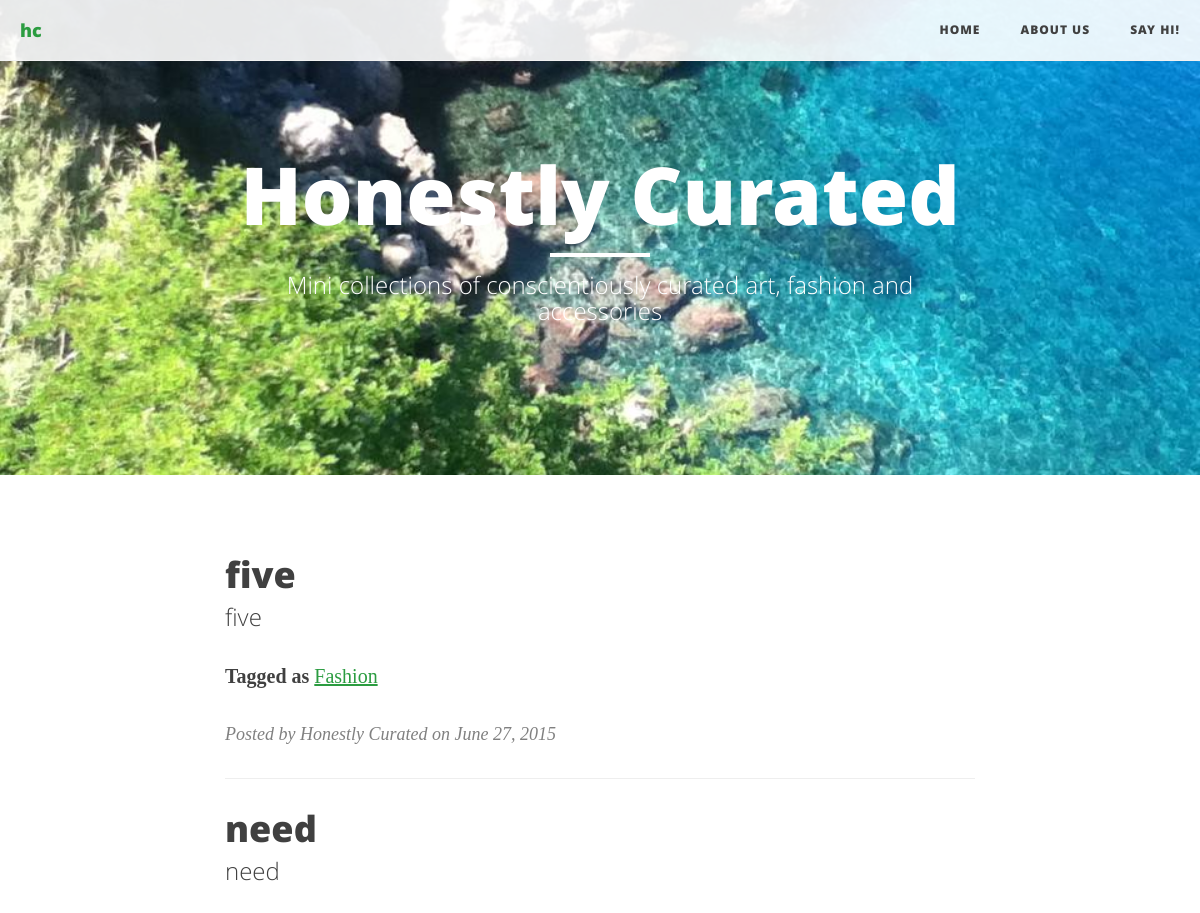
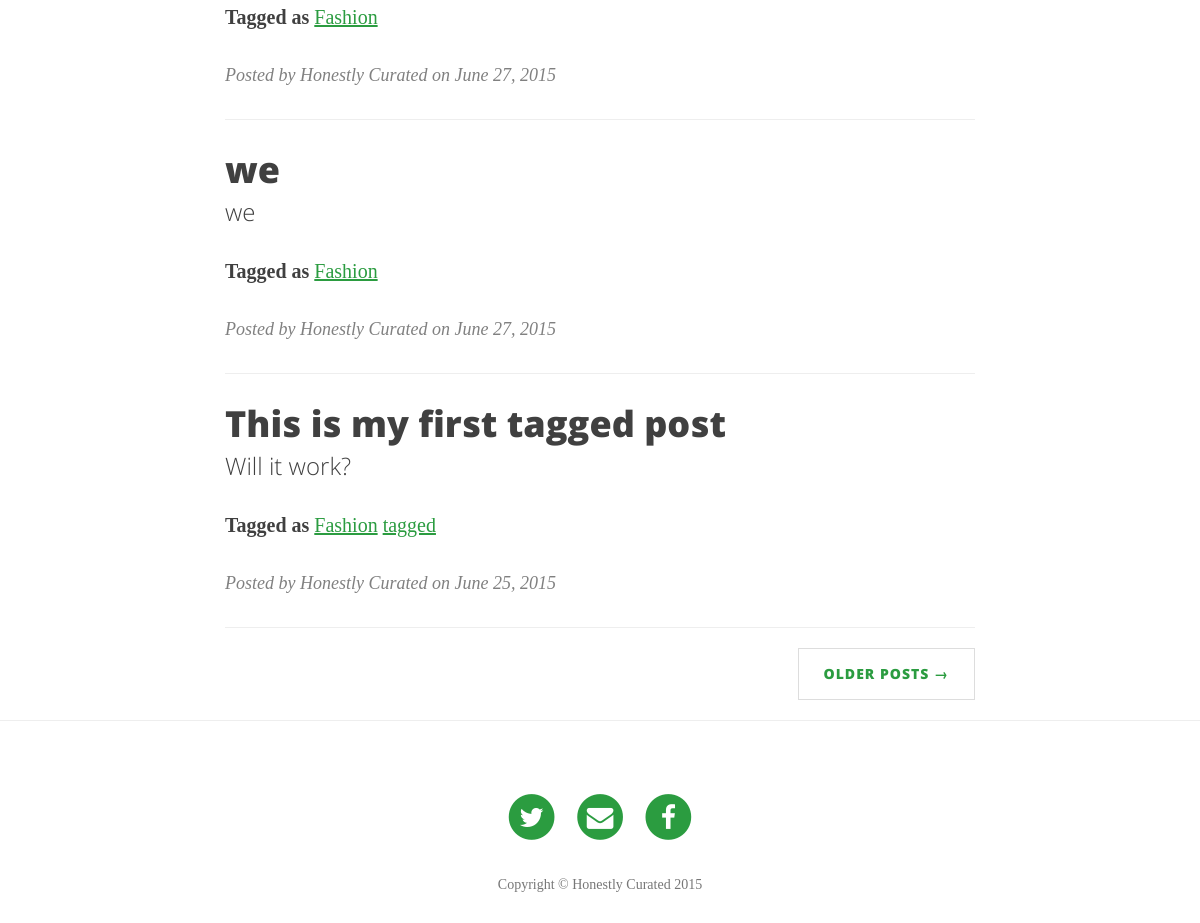
Page /?page=1&tag=fashion on the committed database (2 pictures, top to bottom).
### blog/models.py (models this page shows, shortened)
class Page(models.Model):
    title = models.CharField(max_length=255, unique=True)
    subtitle = models.CharField(max_length=255, null=True, blank=True)
    slug = models.SlugField(max_length=255, unique=True)
    order = models.IntegerField(unique=True)
    content = RedactorField(verbose_name=u'Text')
    published = models.BooleanField(default=True)
    class Meta:
        ordering = ['order']
    def get_absolute_url(self):
        return reverse('blog.views.page',args=[self.slug])

class Post(models.Model):
    title = models.CharField(max_length=255)
    slug = models.SlugField(unique=True,
                            max_length=255)
    description = models.CharField(max_length=255, null=True, blank=True,help_text="Leave blank for auto-fill")
    author = models.CharField(max_length=255,default="Honestly Curated")
    content = RedactorField(verbose_name=u'Text')
    published = models.BooleanField(default=True)
    created = models.DateTimeField(auto_now_add=True)
    tag = models.ManyToManyField(Tag, related_name="posts", related_query_name="post", blank=True)
    class Meta:
        ordering = ['-created']
    def get_absolute_url(self):
        return reverse('blog.views.post',args=[self.slug])

class Tag(models.Model):
    name = models.CharField(max_length=255, unique=True)
    slug = models.SlugField(max_length=255, unique=True)
    class Meta:
        ordering = ['name']

### blog/views.py (the view)
# urls.py: url(r'^$','blog.views.index'),
def index(request):
    tagParam = request.GET.get('tag')
    if tagParam:
        post_list = Post.objects.filter(published=True, tag__slug=tagParam)
    else:
        post_list = Post.objects.filter(published=True)
    paginator = Paginator(post_list,4) # Show 4 posts per page
    page = request.GET.get('page')
    try:
        posts = paginator.page(page)
    except PageNotAnInteger:
        posts = paginator.page(1)
    except EmptyPage:
        posts = paginator.page(paginator.num_pages)
    for post in posts:
        post.tags = Tag.objects.filter(post__slug=post.slug)
    pages = Page.objects.filter(published=True)
    return render(request,'blog/index.html',{'posts':posts,'tagParam':tagParam,'pages':pages,'MEDIA_URL':settings.MEDIA_URL})

### random_image/templatetags/random_image.py (called while the page is built)
@register.simple_tag
def random_image(image_dir):
    try:
        valid_extensions = settings.RANDOM_IMAGE_EXTENSIONS
    except AttributeError:
        valid_extensions = ['.jpg','.jpeg','.png','.gif',]
    if image_dir:
        rel_dir = image_dir
    else:
        rel_dir = settings.RANDOM_IMAGE_DIR
    rand_dir = os.path.join(settings.MEDIA_ROOT, rel_dir)
    files = [f for f in os.listdir(rand_dir) if os.path.splitext(f)[1] in valid_extensions]
    return os.path.join(rel_dir, random.choice(files))

### hc/templates/blog/index.html (shortened to what this page needs)
{% extends 'blog/base.html' %}
    {% load staticfiles %}
    {% load random_image %}
    {% block content %}
    <header class="intro-header" style="background-image: url('{{MEDIA_URL}}{% random_image "blog" %}')">
        <div class="container">
            <div class="row">
                <div class="col-lg-8 col-lg-offset-2 col-md-10 col-md-offset-1">
                    <div class="site-heading">
                        <h1>Honestly Curated</h1>
                        <hr class="small">
                        <span class="subheading">Mini collections of conscientiously curated art, fashion and accessories</span>
                    </div>
                </div>
            </div>
        </div>
    </header>
    <div class="container">
        <div class="row">
            <div class="col-lg-8 col-lg-offset-2 col-md-10 col-md-offset-1">
                {% for post in posts %}
                <div class="post-preview">
                    <a href="{{post.get_absolute_url}}">
                        <h2 class="post-title">
                            {{post.title}}
                        </h2>
                        <h3 class="post-subtitle">
                            {{post.description}}
                        </h3>
                    </a>
                    {% if post.tags %}
                    <p class="tags">
                        <strong>Tagged as </strong>
                        {% for tag in post.tags %}
                            <a href="{% url 'blog.views.index' %}?page=1&tag={{tag.slug}}">{{tag.name}}</a>
                        {% endfor %}
                    </p>
                    {% endif %}
                    <p class="post-meta">Posted by {{post.author}} on
                        <time datetime="{{post.created|date:"c"}}">
                            {{post.created|date}}
                        </time>
                    </p>
                </div>
                <hr>
                {% endfor %}
                <ul class="pager">
                    {% if posts.has_next %}
                        <li class="next">
                            {% if tagParam %}
                            <a href="?page={{ posts.next_page_number }}&tag={{tagParam}}">Older Posts &rarr;</a>
                            {% else %}
                            <a href="?page={{ posts.next_page_number }}">Older Posts &rarr;</a>
                            {% endif %}
                        </li>
                    {% endif %}
                </ul>
            </div>
        </div>
    </div>
    <hr>
    {% endblock %}

### hc/templates/blog/base.html (shortened to what this page needs)
<!DOCTYPE html>
    <html>
        <head>
            {% load staticfiles %}
            {% load compress %}
            {% compress css %}
            <link href="{% static "blog/css/bootstrap.min.css" %}" rel="stylesheet">
            <link href="{% static "blog/css/clean-blog.min.css" %}" rel="stylesheet">
            <link href="{% static "blog/css/font-awesome.min.css" %}" rel="stylesheet" type="text/css">
            <link href="{% static "blog/css/font-lora.css" %}" rel='stylesheet' type='text/css'>
            <link href="{% static "blog/css/font-open-sans.css" %}" rel='stylesheet' type='text/css'>
            {% endcompress %}
            </head>
        <body>
            <nav class="navbar navbar-default navbar-custom navbar-fixed-top is-fixed is-visible">
                <div class="container-fluid">
                    <div class="navbar-header page-scroll">
                        <a class="navbar-brand" href="{% url 'blog.views.index' %}">hc</a>
                    </div>
                    <div class="collapse navbar-collapse" id="bs-example-navbar-collapse-1">
                        <ul class="nav navbar-nav navbar-right">
                            <li>
                                <a href="{% url 'blog.views.index' %}">Home</a>
                            </li>
                            {% for page in pages%}
                            <li>
                                <a href="{{page.get_absolute_url}}">{{page.title}}</a>
                            </li>
                            {% endfor %}
                        </ul>
                    </div>
                </div>
            </nav>
            {% block content %}
            {% endblock %}
            <footer>
                <div class="container">
                    <div class="row">
                        <div class="col-lg-8 col-lg-offset-2 col-md-10 col-md-offset-1">
                            <ul class="list-inline text-center">
                                <li>
                                    <a href="https://twitter.com/honestlycurated" target="_blank">
                                        <span class="fa-stack fa-lg">
                                            <i class="fa fa-circle fa-stack-2x"></i>
                                            <i class="fa fa-twitter fa-stack-1x fa-inverse"></i>
                                        </span>
                                    </a>
                                </li>
                                <li>
                                    <a href="#" id="mailto">
                                        <span class="fa-stack fa-lg">
                                            <i class="fa fa-circle fa-stack-2x"></i>
                                            <i class="fa fa-envelope fa-stack-1x fa-inverse"></i>
                                        </span>
                                    </a>
                                </li>
                                <li>
                                    <a href="https://www.facebook.com/honestlycurated" target="_blank">
                                        <span class="fa-stack fa-lg">
                                            <i class="fa fa-circle fa-stack-2x"></i>
                                            <i class="fa fa-facebook fa-stack-1x fa-inverse"></i>
                                        </span>
                                    </a>
                                </li>
                            </ul>
                            <p class="copyright text-muted">Copyright &copy; Honestly Curated 2015</p>
                        </div>
                    </div>
                </div>
            </footer>
        </body>
    </html>

### hc/templates/blog/base.html (style rules this page uses)
a { color: #2b9c40; }

### rows in the picture
Page: title "ABOUT US"
Page: title "SAY HI!"
Post: title "five", description "five", author "Honestly Curated", created "June 27, 2015"
Tag: name "Fashion"
Post: title "need", description "need", author "Honestly Curated", created "June 27, 2015"
Post: title "we", description "we", author "Honestly Curated", created "June 27, 2015"
Post: title "This is my first tagged post", description "Will it work?", author "Honestly Curated", created "June 25, 2015"
Tag: name "tagged"
